Frame 1 (no input): blank canvas, image omitted
Frame 60 (no input): blank canvas, image omitted
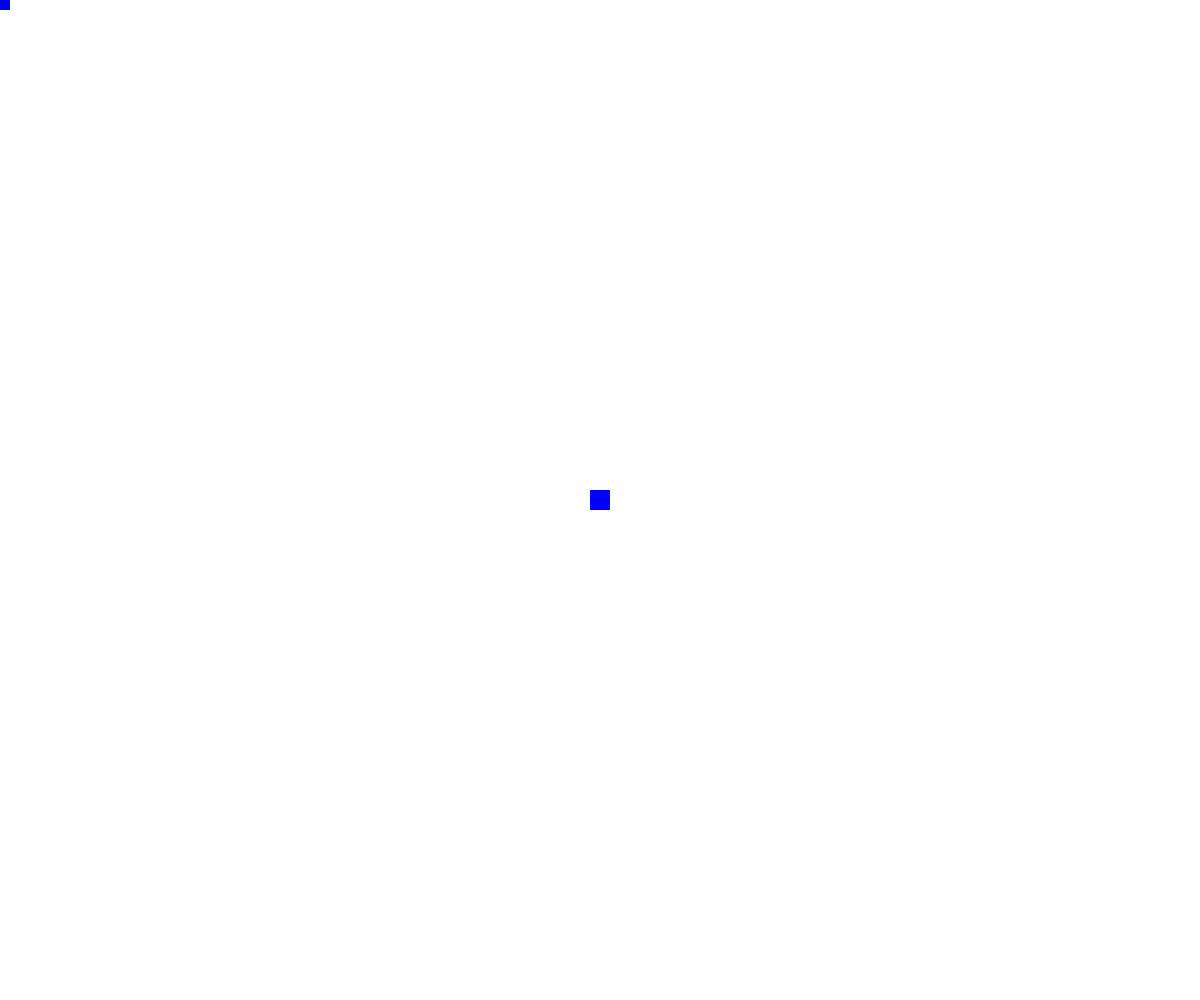
Frame 120 (the mouse pressed at the canvas centre since frame 60)

The p5.js sketch whose frames 1 and 60 were blank and that drew this single picture after the mouse press (run headless with seeded random() and noise() and a simulated clock; from frame 60 on, the mouse is pressed at the canvas centre):

// p5.js sketch
// ── sketch.js
function setup() {
   createCanvas(windowWidth,windowHeight);
   noStroke();
   rectMode(CENTER);
}

function draw() {
  if(mouseX<=width/2){
    rect(mouseX,mouseY,20,20);
    fill('blue');
  } else {
    ellipse(mouseX,mouseY,20,20);
    fill('red');
  }
}
